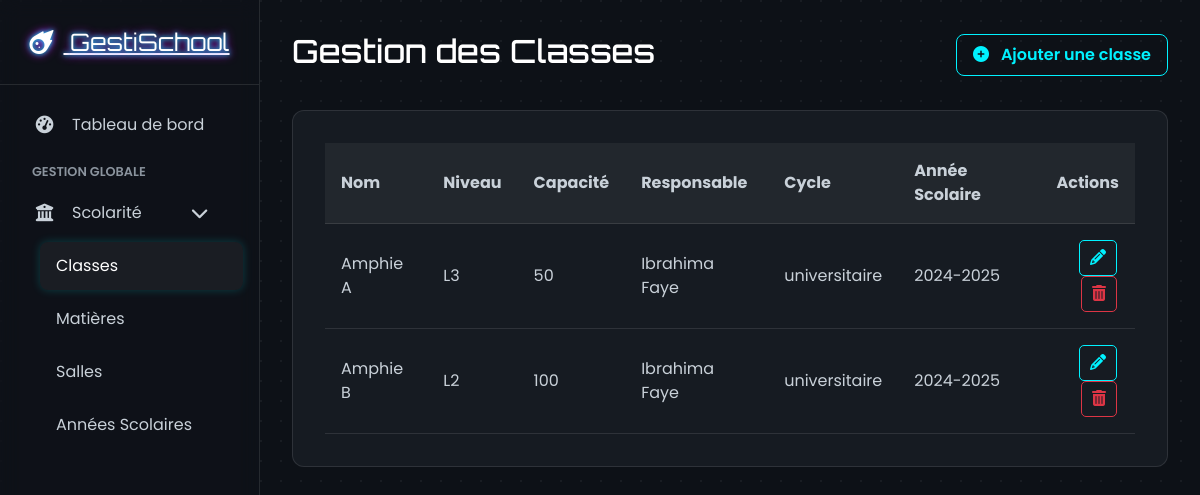
The app's page /admin/gestion/classes.php (signed in) with its own data.
### tables this page shows
CREATE TABLE IF NOT EXISTS `classes` (
  `id` int NOT NULL AUTO_INCREMENT,
  `nom` varchar(50) DEFAULT NULL,
  `niveau` varchar(50) DEFAULT NULL,
  `cycle_id` int DEFAULT NULL,
  `annee_id` int DEFAULT NULL,
  `responsable_id` int DEFAULT NULL,
  `capacite_max` int DEFAULT '30',
  PRIMARY KEY (`id`),
  KEY `cycle_id` (`cycle_id`),
  KEY `annee_id` (`annee_id`),
  KEY `responsable_id` (`responsable_id`)
);

CREATE TABLE IF NOT EXISTS `cycles` (
  `id` int NOT NULL AUTO_INCREMENT,
  `nom` varchar(100) DEFAULT NULL,
  `code` varchar(20) DEFAULT NULL,
  `duree_annees` int DEFAULT '1',
  PRIMARY KEY (`id`),
  UNIQUE KEY `code` (`code`)
);

CREATE TABLE IF NOT EXISTS `annees_scolaires` (
  `id` int NOT NULL AUTO_INCREMENT,
  `annee` varchar(20) NOT NULL,
  `date_debut` date DEFAULT NULL,
  `date_fin` date DEFAULT NULL,
  `statut` enum('planifie','en_cours','termine') DEFAULT 'planifie',
  PRIMARY KEY (`id`)
);

### admin/gestion/classes.php (the view, shortened to what this page needs)
<?php
require_once '../../config/db.php';
try {
    $stmt_classes = $pdo->query("
        SELECT c.*, cy.nom as cycle_nom, a.annee as annee_nom, CONCAT(u.prenom, ' ', u.nom) as responsable_nom
        FROM classes c
        LEFT JOIN cycles cy ON c.cycle_id = cy.id
        LEFT JOIN annees_scolaires a ON c.annee_id = a.id
        LEFT JOIN utilisateurs u ON c.responsable_id = u.id
        ORDER BY c.nom ASC
    ");
    $classes = $stmt_classes->fetchAll();
} catch (PDOException $e) {
    $error_db = "Erreur lors de la récupération des données : " . $e->getMessage();
    $classes = $cycles = $annees = $enseignants = [];
}
?>
<!DOCTYPE html>
<html lang="fr">
<head>
    <link href="https://cdn.jsdelivr.net/npm/bootstrap@5.3.3/dist/css/bootstrap.min.css" rel="stylesheet">
    <link rel="stylesheet" href="https://cdnjs.cloudflare.com/ajax/libs/font-awesome/6.5.2/css/all.min.css">
</head>
<body>
<div class="page-wrapper">
    <aside id="sidebar">
        <div class="sidebar-header">
            <a href="../dashboard.php" class="logo"><i class="fas fa-meteor"></i> GestiSchool</a>
        </div>
        <nav class="sidebar-nav">
            <ul class="nav flex-column">
                <li class="nav-item"><a class="nav-link" href="../dashboard.php"><i class="fas fa-tachometer-alt"></i> Tableau de bord</a></li>
                <li class="nav-category">Gestion Globale</li>
                <li class="nav-item">
                    <a class="nav-link" data-bs-toggle="collapse" href="#gestionCollapse" role="button" aria-expanded="true" aria-controls="gestionCollapse">
                        <i class="fas fa-university"></i> Scolarité <i class="fas fa-chevron-right arrow"></i>
                    </a>
                    <div class="collapse show" id="gestionCollapse">
                        <ul class="nav flex-column ps-4">
                            <li><a class="nav-link active" href="classes.php">Classes</a></li>
                            <li><a class="nav-link" href="matieres.php">Matières</a></li>
                            <li><a class="nav-link" href="salles.php">Salles</a></li>
                            <li><a class="nav-link" href="annees.php">Années Scolaires</a></li>
                        </ul>
                    </div>
                </li>
            </ul>
        </nav>
    </aside>
    <main id="main-content">
        <header class="main-header">
            <div>
                <h1>Gestion des Classes</h1>
            </div>
            <button class="btn btn-glow" data-bs-toggle="modal" data-bs-target="#classModal" id="add-class-btn">
                <i class="fas fa-plus-circle me-2"></i> Ajouter une classe
            </button>
        </header>
        <div class="content-card">
            <div class="table-responsive">
                <table class="galaxy-table">
                    <thead>
                        <tr>
                            <th>Nom</th>
                            <th>Niveau</th>
                            <th>Capacité</th>
                            <th>Responsable</th>
                            <th>Cycle</th>
                            <th>Année Scolaire</th>
                            <th class="text-end">Actions</th>
                        </tr>
                    </thead>
                    <tbody>
                        <?php if (empty($classes)): ?>
                            <tr><td colspan="7" class="text-center">Aucune classe trouvée.</td></tr>
                        <?php else: ?>
                            <?php foreach ($classes as $classe): ?>
                                <tr>
                                    <td><?= htmlspecialchars($classe['nom']) ?></td>
                                    <td><?= htmlspecialchars($classe['niveau']) ?></td>
                                    <td><?= htmlspecialchars($classe['capacite_max']) ?></td>
                                    <td><?= htmlspecialchars($classe['responsable_nom'] ?: 'N/A') ?></td>
                                    <td><?= htmlspecialchars($classe['cycle_nom'] ?: 'N/A') ?></td>
                                    <td><?= htmlspecialchars($classe['annee_nom'] ?: 'N/A') ?></td>
                                    <td class="text-end">
                                        <button class="btn btn-action btn-action-edit edit-btn"
                                            data-bs-toggle="modal" data-bs-target="#classModal"
                                            data-id="<?= $classe['id'] ?>"
                                            data-nom="<?= htmlspecialchars($classe['nom']) ?>"
                                            data-niveau="<?= htmlspecialchars($classe['niveau']) ?>"
                                            data-capacite_max="<?= $classe['capacite_max'] ?>"
                                            data-cycle_id="<?= $classe['cycle_id'] ?>"
                                            data-annee_id="<?= $classe['annee_id'] ?>"
                                            data-responsable_id="<?= $classe['responsable_id'] ?>">
                                            <i class="fas fa-pencil-alt"></i>
                                        </button>
                                        <button class="btn btn-action btn-action-delete delete-btn" data-id="<?= $classe['id'] ?>" data-nom="<?= htmlspecialchars($classe['nom']) ?>">
                                            <i class="fas fa-trash-alt"></i>
                                        </button>
                                    </td>
                                </tr>
                            <?php endforeach; ?>
                        <?php endif; ?>
                    </tbody>
                </table>
            </div>
        </div>
    </main>
</div>
</body>
</html>

### admin/gestion/classes.php (style rules this page uses)
:root { --bg-dark-primary: #0d1117; --bg-dark-secondary: #161b22; --border-color: rgba(255, 255, 255, 0.1); --text-primary: #c9d1d9; --text-secondary: #8b949e; --accent-glow-1: #00f2ff; --accent-glow-2: #da00ff; --font-primary: 'Poppins', sans-serif; --font-display: 'Orbitron', sans-serif; --success-glow: rgba(40, 167, 69, 0.5); --danger-glow: rgba(220, 53, 69, 0.5); }
body { font-family: var(--font-primary); background-color: var(--bg-dark-primary); color: var(--text-primary); background-image: radial-gradient(circle at 1px 1px, rgba(255, 255, 255, 0.05) 1px, transparent 0); background-size: 20px 20px; }
.page-wrapper { display: flex; min-height: 100vh; }
#sidebar { width: 260px; position: fixed; top: 0; left: 0; height: 100vh; z-index: 1000; background: rgba(16, 19, 26, 0.6); backdrop-filter: blur(10px); border-right: 1px solid var(--border-color); transition: all 0.3s ease; display: flex; flex-direction: column; }
.sidebar-header { padding: 1.5rem; text-align: center; border-bottom: 1px solid var(--border-color); }
.sidebar-header .logo { font-family: var(--font-display); font-size: 1.5rem; color: #fff; text-shadow: 0 0 5px var(--accent-glow-1), 0 0 10px var(--accent-glow-2); }
.sidebar-header .logo i { margin-right: 10px; }
.sidebar-nav { padding: 1rem; flex-grow: 1; overflow-y: auto; }
.nav-category { font-size: 0.8rem; color: var(--text-secondary); text-transform: uppercase; padding: 0.5rem 1rem; font-weight: 600; }
.nav-link { display: flex; align-items: center; padding: 0.75rem 1rem; color: var(--text-primary); text-decoration: none; border-radius: 8px; margin-bottom: 5px; transition: all 0.2s ease; }
.nav-link i { width: 25px; margin-right: 15px; text-align: center; font-size: 1.1rem; }
.nav-link:hover, .nav-link.active { background: rgba(255, 255, 255, 0.05); color: #fff; box-shadow: 0 0 10px rgba(0, 242, 255, 0.2); }
.nav-link .arrow { margin-left: auto; transition: transform 0.3s ease; }
.nav-link[aria-expanded="true"] .arrow { transform: rotate(90deg); }
#main-content { margin-left: 260px; width: calc(100% - 260px); padding: 2rem; transition: all 0.3s ease; }
.main-header { display: flex; justify-content: space-between; align-items: center; margin-bottom: 2rem; }
.main-header h1 { font-family: var(--font-display); color: #fff; font-size: 2rem; }
.content-card { background: var(--bg-dark-secondary); border-radius: 12px; padding: 2rem; border: 1px solid var(--border-color); animation: fadeIn 0.5s ease; }
.btn-glow { border: 1px solid var(--accent-glow-1); color: var(--accent-glow-1); background-color: transparent; padding: 0.5rem 1rem; border-radius: 8px; font-weight: 600; transition: all 0.3s ease; }
.galaxy-table { width: 100%; color: var(--text-primary); }
.galaxy-table th { background-color: rgba(255, 255, 255, 0.05); padding: 1rem; border-bottom: 1px solid var(--border-color); }
.galaxy-table td { padding: 1rem; border-bottom: 1px solid var(--border-color); vertical-align: middle; }
.btn-action { background: transparent; border: 1px solid; border-radius: 5px; padding: 5px 10px; margin: 0 2px; transition: all 0.2s; }
.btn-action-edit { color: var(--accent-glow-1); border-color: var(--accent-glow-1); }
.btn-action-delete { color: #dc3545; border-color: #dc3545; }

### records on screen
classes: nom "Amphie A", niveau "L3", capacite_max "50", responsable_nom "Ibrahima Faye", cycle.nom "universitaire", annees_scolaires.annee "2024-2025"
classes: nom "Amphie B", niveau "L2", capacite_max "100", responsable_nom "Ibrahima Faye", cycle.nom "universitaire", annees_scolaires.annee "2024-2025"
